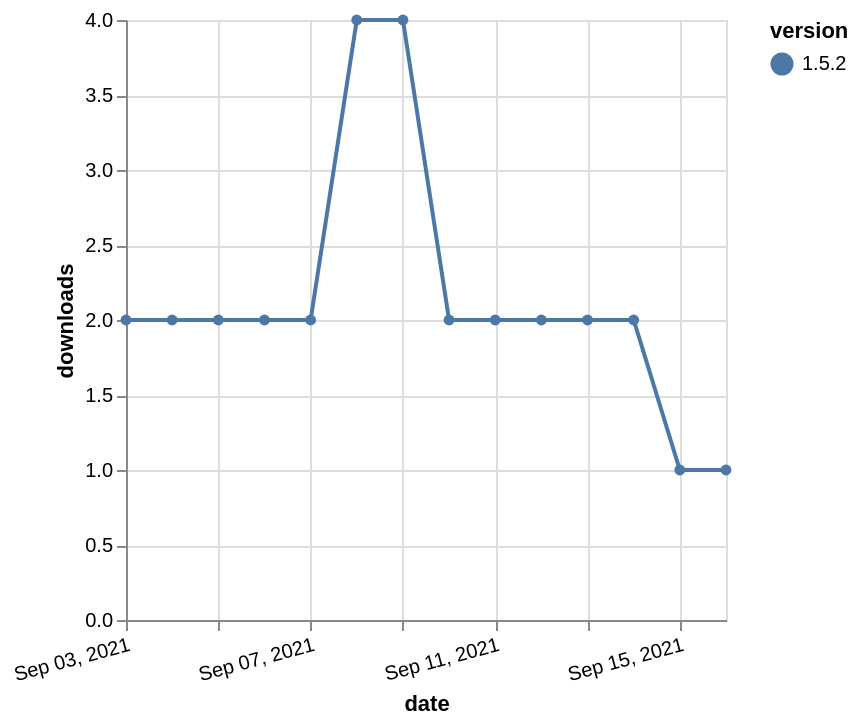

Specify this chart in Vega-Lite:
### Vega-Lite specification from a JSON file in a GitHub repository (floating-point values rounded to 4 significant figures)
{"$schema": "https://vega.github.io/schema/vega-lite/v5.json", "description": "A simple bar chart with embedded data.", "data": {"values": [{"date": "2021-09-03", "total": 3146, "delta": 2, "version": "1.5.2"}, {"date": "2021-09-04", "total": 3148, "delta": 2, "version": "1.5.2"}, {"date": "2021-09-05", "total": 3150, "delta": 2, "version": "1.5.2"}, {"date": "2021-09-06", "total": 3152, "delta": 2, "version": "1.5.2"}, {"date": "2021-09-07", "total": 3154, "delta": 2, "version": "1.5.2"}, {"date": "2021-09-08", "total": 3158, "delta": 4, "version": "1.5.2"}, {"date": "2021-09-09", "total": 3162, "delta": 4, "version": "1.5.2"}, {"date": "2021-09-10", "total": 3164, "delta": 2, "version": "1.5.2"}, {"date": "2021-09-11", "total": 3166, "delta": 2, "version": "1.5.2"}, {"date": "2021-09-12", "total": 3168, "delta": 2, "version": "1.5.2"}, {"date": "2021-09-13", "total": 3170, "delta": 2, "version": "1.5.2"}, {"date": "2021-09-14", "total": 3172, "delta": 2, "version": "1.5.2"}, {"date": "2021-09-15", "total": 3173, "delta": 1, "version": "1.5.2"}, {"date": "2021-09-16", "total": 3174, "delta": 1, "version": "1.5.2"}]}, "width": "container", "mark": {"type": "line", "point": {"filled": true}}, "encoding": {"x": {"field": "date", "type": "temporal", "timeUnit": "yearmonthdate", "title": "date", "axis": {"labelAngle": -15}}, "y": {"field": "delta", "type": "quantitative", "title": "downloads"}, "color": {"field": "version", "type": "nominal"}, "tooltip": {"field": "delta"}}}
